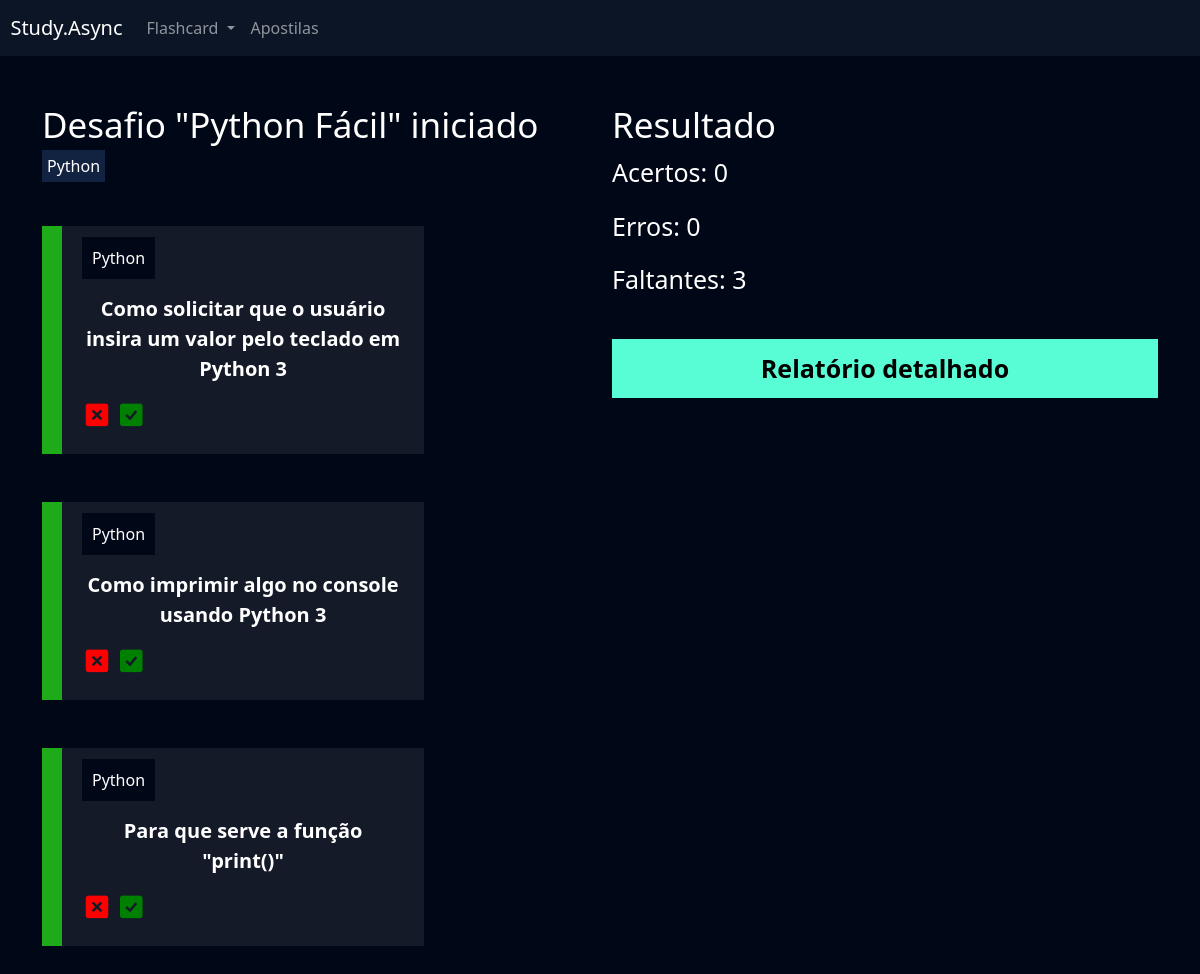
Screenshot of /flashcard/desafio/19/ (signed in) with the database file from the repository.
### flashcard/models.py (models this page shows, shortened)
class Desafio(models.Model):
    status = models.CharField(max_length=20, blank=True, null=True)
    user = models.ForeignKey(User, on_delete=models.DO_NOTHING)
    titulo = models.CharField(max_length=100)
    categoria = models.ManyToManyField(Categoria)
    quantidade_perguntas = models.IntegerField()
    dificuldade = models.CharField(
        max_length=1, choices=Flashcard.DIFICULDADE_CHOICES
    )
    flashcards = models.ManyToManyField(FlashcardDesafio)

class Categoria(models.Model):
    nome = models.CharField(max_length=20)
    def __str__(self):
        return self.nome

class FlashcardDesafio(models.Model):
    flashcard = models.ForeignKey(Flashcard, on_delete=models.DO_NOTHING)
    respondido = models.BooleanField(default=False)
    acertou = models.BooleanField(default=False)

class Flashcard(models.Model):
    DIFICULDADE_CHOICES = (('D', 'Difícil'), ('M', 'Médio'), ('F', 'Fácil'))
    user = models.ForeignKey(User, on_delete=models.DO_NOTHING)
    pergunta = models.CharField(max_length=100)
    resposta = models.TextField()
    categoria = models.ForeignKey(Categoria, on_delete=models.DO_NOTHING)
    dificuldade = models.CharField(max_length=1, choices=DIFICULDADE_CHOICES)
    @property
    def css_dificuldade(self):
        if self.dificuldade == "F":
            return "flashcard-facil"
        elif self.dificuldade == "M":
            return 'flashcard-medio'
        elif self.dificuldade == "D":
            return "flashcard-dificil"

### flashcard/views.py (the view)
# urls.py: path('desafio/<int:id>/', views.desafio, name='desafio'),
def desafio(request, id):
    desafio = Desafio.objects.get(id=id)
    if not desafio.user == request.user:
        raise Http404()
    if request.method == "GET":
        acertos = desafio.flashcards.filter(respondido=True).filter(acertou=True).count()
        erros = desafio.flashcards.filter(respondido=True).filter(acertou=False).count()
        faltantes = desafio.flashcards.filter(respondido=False).count()
        return render(request, 'desafio.html', {'desafio': desafio, 'acertos': acertos, 'erros': erros, 'faltantes': faltantes})

### flashcard/templates/desafio.html (shortened to what this page needs)
{% extends "base.html" %}
{% load static %}
{% block 'cabecalho' %}
    <link href="{% static 'usuarios/css/cadastro.css' %}" rel="stylesheet">
    <link href="{% static 'flashcard/css/novo_flashcard.css' %}" rel="stylesheet">
    <link href="{% static 'flashcard/css/iniciar_desafio.css' %}" rel="stylesheet">
    <link href="{% static 'flashcard/css/desafio.css' %}" rel="stylesheet">
    <link href='https://unpkg.com/boxicons@2.1.4/css/boxicons.min.css' rel='stylesheet'>
{% endblock 'cabecalho' %}
{% block 'conteudo' %}
    {% include "partials/header.html" %}
    <div class="container">
        <br>
        <br>
        <div class="row">
            <div class="col-md">
                <h3 class="fonte-secundaria">Desafio "{{ desafio.titulo }}" iniciado</h3>
                {% for categoria in desafio.categoria.all %}
                    <span class="badge-categoria">{{ categoria.nome }}</span>
                {% endfor %}
                <br>
                <br>
                <br>
                {% for flash in desafio.flashcards.all %}
                    <div class="box-new-flashcard {% if flash.respondido %}op2{% endif %}">
                        <div class="flashcard {{flash.flashcard.css_dificuldade}}">
                            <div class="flashcard-categoria">
                                {{flash.flashcard.categoria}}
                            </div>
                            <br>
                            <br>
                            <div class="flashcard-box-item" onclick="flip_card({{flash.id}})">
                                <p class="flashcard-item">{{flash.flashcard.pergunta}}</p>
                            </div>
                            {% if not flash.respondido %}
                                <div class="responder">
                                    <a href="{% url 'responder_flashcard' flash.id %}?acertou=0&desafio_id={{desafio.id}}"><i class='bx bxs-x-square icone-vermelho'></i></a>
                                    <a href="{% url 'responder_flashcard' flash.id %}?acertou=1&desafio_id={{desafio.id}}"><i class='bx bxs-check-square icone-verde' ></i></a>
                                </div>
                            {% else %}
                                {% if flash.acertou %}
                                <span class="badge bg-success">Acertou</span>
                                {% else %}
                                <span class="badge bg-danger">Errou</span>
                                {% endif %}
                            {% endif %}
                        </div>
                    </div>
                    <br>
                    <br>
                {% endfor %}
            </div>
            <div class="col-md">
                <h3 class="fonte-secundaria">Resultado</h3>
                <p class="fonte-p">Acertos: {{acertos}}</p>
                <p class="fonte-p">Erros: {{erros}}</p>
                <p class="fonte-p">Faltantes: {{faltantes}}</p>
                <br>
                <a class="btn-cadastro btn-desafio" href="{% url 'relatorio' desafio.id %}">Relatório detalhado</a>
            </div>
        </div>
    </div>
{% endblock 'conteudo' %}

### templates/static/geral/css/base.css (style rules this page uses)
:root { --main-color: #0b1526; --dark-color: #000716; --secondary-dark-color: rgb(15, 2, 26); --light-color: #00c1f3; --contrast-color: #f4c96b; --differential-color: #58fcd5; }
body { background-color: var(--dark-color) !important; color: white !important; }

### templates/static/usuarios/css/cadastro.css (style rules this page uses)
* { margin: 0; padding: 0; }
.btn-cadastro { padding: 10px; background-color: #58fcd5; border: none; border: 1px solid #58fcd5; font-size: 18px; font-weight: bold; padding-left: 25px; padding-right: 25px; }

### templates/static/flashcard/css/novo_flashcard.css (style rules this page uses)
.box-new-flashcard { width: 70%; margin: auto; }
.flashcard { background-color: rgba(255, 255, 255, .08); padding: 20px; }
.flashcard-box-item { text-align: center; }
.flashcard p { font-size: 20px; font-weight: bold; cursor: pointer; }
.flashcard-facil { border-left: 20px solid #1DAB1A; }
.flashcard-categoria { background-color: var(--dark-color); display: inline; padding: 10px; }

### templates/static/flashcard/css/iniciar_desafio.css (style rules this page uses)
.fonte-secundaria { font-size: 35px; }

### templates/static/flashcard/css/desafio.css (style rules this page uses)
.badge-categoria { padding: 5px; background-color: #122342; }
.box-new-flashcard { margin: 0; }
.icone-vermelho { color:red; font-size: 30px; }
.icone-verde { color:green; font-size: 30px; }
.fonte-p { font-size: 25px; }
.btn-desafio { width: 100% !important; color: black; text-decoration: none; display: block; text-align: center; font-size: 25px; }

### rows the page displays
Desafio: titulo "Python Fácil"
Categoria: nome "Python"
FlashcardDesafio: flashcard.categoria "Python", flashcard.pergunta "Como solicitar que o usuário insira um valor pelo teclado em Python 3"
FlashcardDesafio: flashcard.categoria "Python", flashcard.pergunta "Como imprimir algo no console usando Python 3"
FlashcardDesafio: flashcard.categoria "Python", flashcard.pergunta "Para que serve a função \"print()\""

### other values shown
{{ acertos }} "0"
{{ erros }} "0"
{{ faltantes }} "3"
